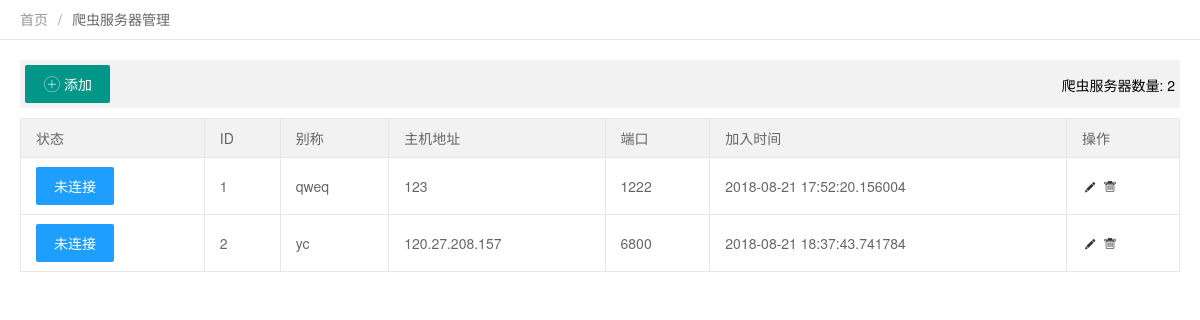
The page /client/hlist (signed in) on the database its author committed.
### apps/models/models.py (models this page shows)
class HostList(db.Model):
    __tablename__ = 'host_list'
    id = db.Column(db.Integer,primary_key=True,autoincrement=True)
    host_name = db.Column(db.String(50),nullable=False)
    ip_address = db.Column(db.String(50),nullable=False)
    port_num = db.Column(db.String(50),nullable=False)
    create_time = db.Column(db.DateTime,default=datetime.now)
    user = db.Column(db.VARCHAR(50), nullable=True)
    pwd = db.Column(db.VARCHAR(50), nullable=True)

### apps/client/views.py (the view)
@bp.route('/hlist')
@login_required
def hlist():
    host_list = HostList.query.all()
    counts = len(host_list)
    return render_template('host-list.html', host_list=host_list, counts=counts)

### apps/client/hooks.py (called while the page is built)
@bp.before_request
def before_request():
    if config.USER_ID in session:
        user_id = session.get(config.USER_ID)
        user = Users.query.get(user_id)
        if user:
            g.cms_user = user

### templates/host-list.html (shortened to what this page needs)
{% extends 'base-head.html' %}
{% block body %}
<div class="x-nav">
  <span class="layui-breadcrumb">
    <a href="#">首页</a>
    <a>
      <cite>爬虫服务器管理</cite></a>
  </span>
</div>
<div class="x-body">
  <xblock>
    <button class="layui-btn" onclick="x_admin_show('添加主机','./hadd')"><i class="layui-icon"></i>添加</button>
    <span class="x-right" style="line-height:40px">爬虫服务器数量: {{ counts }}  </span>
  </xblock>
  <table class="layui-table" id="host_list">
    <thead>
      <tr>
        <th>状态</th>
        <th>ID</th>
        <th>别称</th>
        <th>主机地址</th>
        <th>端口</th>
        <th>加入时间</th>
        <th>操作</th>
    </thead>
    <tbody>
    {% for host in host_list %}
      <tr>
        <td class="td-status">
          <span class="layui-btn layui-btn-normal layui-btn-mini" id="run_status"></span></td>
        <td>{{ host.id }}</td>
        <td>{{ host.host_name }}</td>
        <td>{{ host.ip_address }}</td>
        <td>{{ host.port_num }}</td>
        <td>{{ host.create_time }}</td>
        <td class="td-manage">
          <a title="编辑"  onclick="x_admin_show('编辑','./hupdate?id={{ host.id }}')" href="javascript:;">
            <i class="layui-icon">&#xe642;</i>
          </a>
          <a title="删除" onclick="member_del(this,{{ host.id }})" href="javascript:;">
            <i class="layui-icon">&#xe640;</i>
          </a>
        </td>
      </tr>
    {% endfor %}
    </tbody>
  </table>
</div>
{% endblock %}

### templates/base-head.html (shortened to what this page needs)
<!DOCTYPE html>
<html>
<head>
    <link rel="stylesheet" href="{{ url_for('static', filename='css/font.css') }}">
    <link rel="stylesheet" href="{{ url_for('static', filename='css/xadmin.css') }}">
</head>
<body>
{% block body %}{% endblock %}
</body>
</html>

### static/css/xadmin.css (style rules this page uses)
* { margin: 0px; padding: 0px; font-family: "Helvetica Neue", Helvetica, Arial, sans-serif; }
a { text-decoration: none; }
html { width: 100%; height: 100%; overflow-x: hidden; overflow-y: auto; }
body { width: 100%; min-height: 100%; }
.x-body { padding: 20px; }
.x-nav { padding: 0 20px; position: relative; z-index: 99; border-bottom: 1px solid #e5e5e5; line-height: 39px; height: 39px; overflow: hidden; }
xblock { display: block; margin-bottom: 10px; padding: 5px; line-height: 22px; border-radius: 0 2px 2px 0; background-color: #f2f2f2; }
.x-right { float: right; }
table th, table td { word-break: break-all; }

### rows shown on the page
HostList: id "1", host_name "qweq", ip_address "123", port_num "1222", create_time "2018-08-21 17:52:20.156004"
HostList: id "2", host_name "yc", ip_address "120.27.208.157", port_num "6800", create_time "2018-08-21 18:37:43.741784"

### other values the page prints
{{ counts }} "2"
